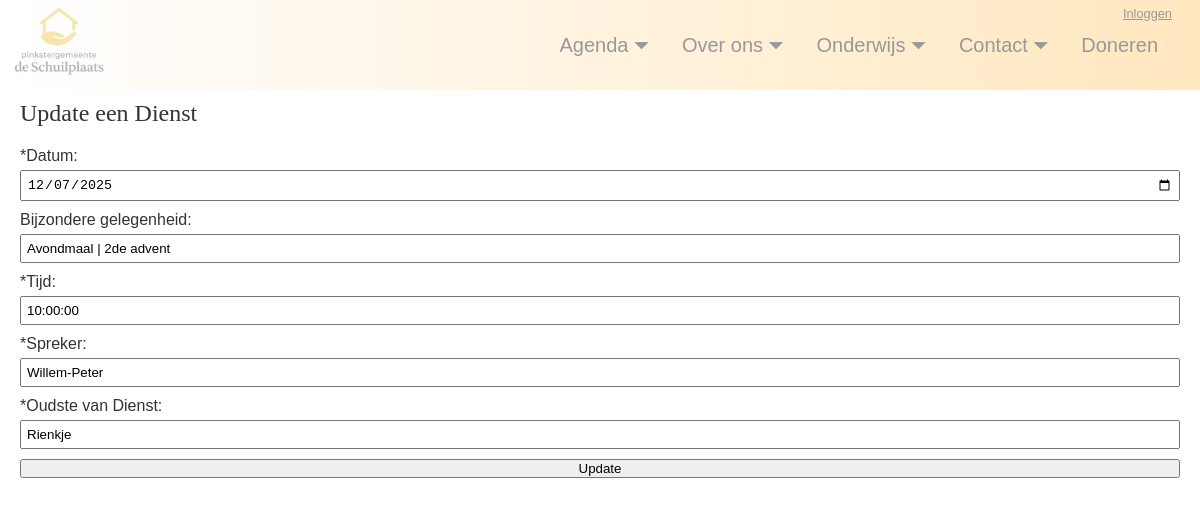
Page /update_service.php?id=13 on the committed database.
### tables this page shows
CREATE TABLE `services` (
  `id` int(11) NOT NULL,
  `date` date NOT NULL,
  `special_occasion` varchar(255) NOT NULL,
  `time` time NOT NULL,
  `speaker` varchar(255) NOT NULL,
  `elder` varchar(255) NOT NULL
);

### update_service.php (the view, shortened to what this page needs)
<?php
include 'dbconnect.php';
?>
<!DOCTYPE html>
<html lang="nl">
<head>
    <link rel="stylesheet" href="css/admin.css" />
</head>
<body>
    <?php
    try {
        if (isset($_POST['send'])) {
            $service_date = $_POST['service_date'] ?? null;
            $special_occasion = $_POST['special_occasion'] ?? null;
            $service_time = $_POST['service_time'] ?? null;
            $speaker_name = $_POST['speaker_name'] ?? null;
            $elder_name = $_POST['elder_name'] ?? null;
            $query = $db->prepare("UPDATE services SET date = :date,
                                                special_occasion = :special_occasion,
                                                time = :time,
                                                speaker = :speaker,
                                                elder = :elder
                             WHERE id = :id");
            $query->bindParam("date", $service_date);
            $query->bindParam("special_occasion", $special_occasion);
            $query->bindParam("time", $service_time);
            $query->bindParam("speaker", $speaker_name);
            $query->bindParam("elder", $elder_name);
            $query->bindParam("id", $_GET['id']);
            if ($query->execute()) {
                header("Location: admin_services.php");
                exit();
            } else {
                $message = "Er is een fout opgetreden!";
            }
        } else {
            $query = $db->prepare("SELECT * FROM services
                                    WHERE id = :id");
            $query->bindParam("id", $_GET['id']);
            $query->execute();
            $result = $query->fetchAll(PDO::FETCH_ASSOC);
            foreach ($result as &$data) {
                $service_date = $data["date"];
                $special_occasion = $data["special_occasion"];
                $service_time = $data["time"];
                $speaker_name = $data["speaker"];
                $elder_name = $data["elder"];
            }
        }
    } catch (PDOException $e) {
        die("Error!");
    }
    include 'menu.php';
    ?>
    <main>
        <section id="upload-form" style="margin-top: 100px;">
            <h2>Update een Dienst</h2>
            <form method="post" action="">
                <div class="form-group">
                    <label for="service-date">*Datum: </label>
                    <input type="date" id="service-date" name="service_date" required value="<?php echo htmlspecialchars($service_date, ENT_QUOTES); ?>">
                </div>
                <div class="form-group">
                    <label for="special_occasion">Bijzondere gelegenheid:</label>
                    <input type="text" id="special_occasion" name="special_occasion" value="<?php echo htmlspecialchars($special_occasion, ENT_QUOTES); ?>">
                </div>
                <div class="form-group">
                    <label for="service-time">*Tijd:</label>
                    <input type="text" id="service-time" name="service_time" required value="<?php echo htmlspecialchars($service_time, ENT_QUOTES); ?>">
                </div>
                <div class="form-group">
                    <label for="speaker_name">*Spreker:</label>
                    <input type="text" id="speaker_name" name="speaker_name" required value="<?php echo htmlspecialchars($speaker_name, ENT_QUOTES); ?>">
                </div>
                <div class="form-group">
                    <label for="elder_name">*Oudste van Dienst:</label>
                    <input type="text" id="elder_name" name="elder_name" required value="<?php echo htmlspecialchars($elder_name, ENT_QUOTES); ?>">
                </div>
                <button type="submit" name="send" value="Upload Dienst">Update</button>
            </form>
        </section>
    </main>
</body>
</html>

### css/admin.css (style rules this page uses)
* { margin: 0; padding: 0; box-sizing: border-box; }
body { font-family: sans-serif; color: #333; display: flex; justify-content: space-between; flex-direction: column; min-height: 100vh; }
h1, h2, h3 { font-family: 'Times New Roman', Times, serif; font-weight: normal; }
main { flex: 1; padding: 0 20px; padding-bottom: 40px; }
h2 { margin-bottom: 20px; }
main form { display: flex; flex-direction: column; justify-content: space-evenly; gap: 10px; }
.form-group { display: flex; flex-direction: column; gap: 5px; width: 100%; pointer-events: auto; }
input[type="text"], input[type="date"] { padding: 5px; }

### rows in the picture
services: service_date "12/07/2025", special_occasion "Avondmaal | 2de advent", service_time "10:00:00", speaker_name "Willem-Peter", elder_name "Rienkje"
